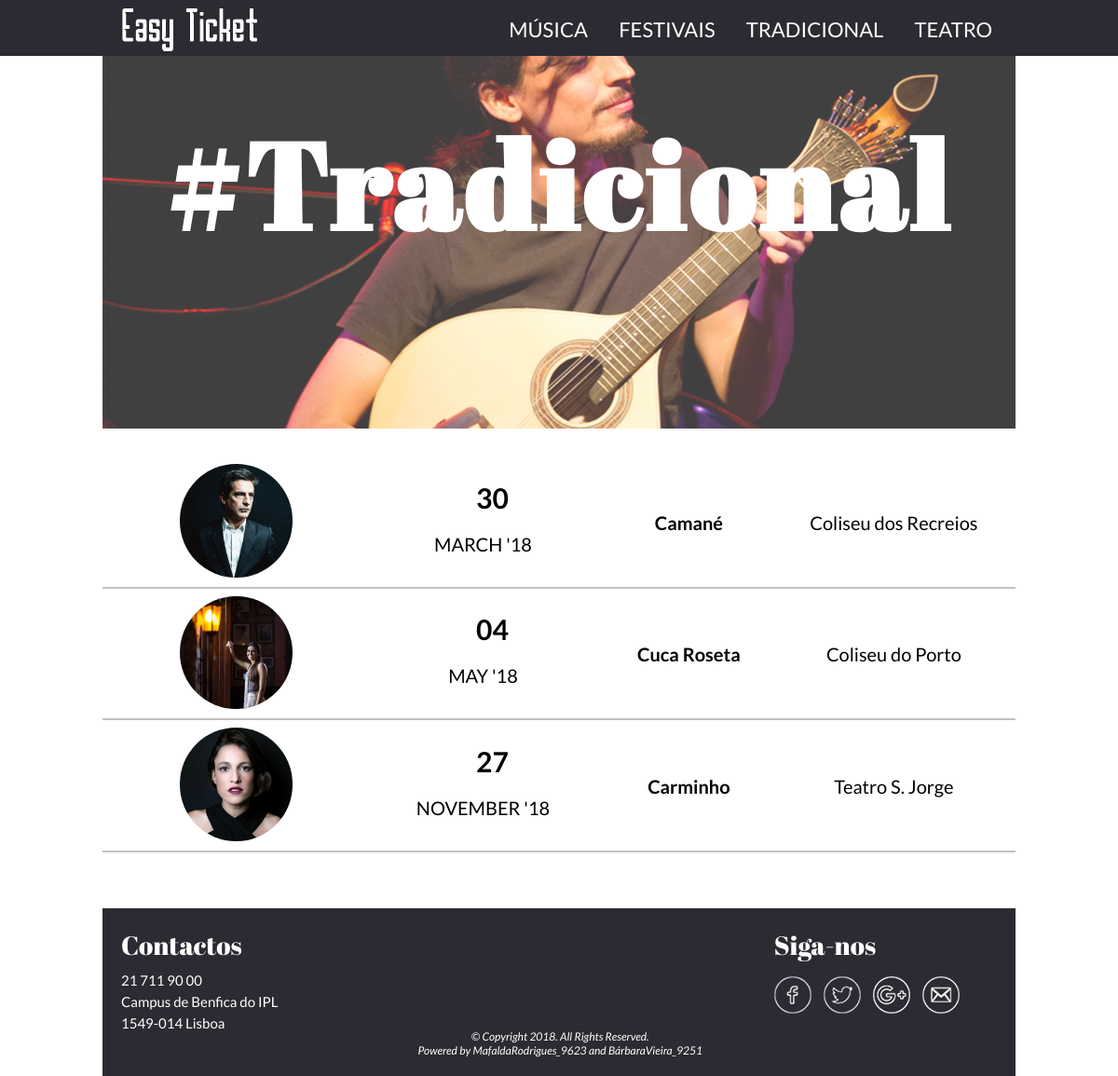
The page /tradicional.php on the database its author committed.
### tables this page shows
CREATE TABLE IF NOT EXISTS `eventos` (
  `id` int(11) unsigned NOT NULL AUTO_INCREMENT,
  `titulo` varchar(255) NOT NULL,
  `data` datetime DEFAULT NULL,
  `local` varchar(255) DEFAULT NULL,
  `imagem` varchar(255) DEFAULT NULL,
  `descricao` text,
  `popularidade` int(11) DEFAULT '0',
  `categoria` int(11) DEFAULT NULL,
  PRIMARY KEY (`id`),
  UNIQUE KEY `id` (`id`),
  KEY `categoria` (`categoria`)
);

### tradicional.php (the view, shortened to what this page needs)
<?php
$ligacao = mysqli_connect('localhost','root','','easy_ticket');
mysqli_set_charset($ligacao, 'utf8');
$consulta = mysqli_query($ligacao, "SELECT * FROM eventos WHERE categoria=3 ORDER BY data");
$tradicional = array();
while ($linha = mysqli_fetch_assoc($consulta) ){
	$tradicional[] = $linha;
}
?>
<!DOCTYPE html>
<html>
<head>
    <link type="text/css" rel="stylesheet" href="css/style.css" />
</head>
<body>
	<header id="cabecalho">
<div id="contentor">
	<header id="cabecalho">
		<a href="index.php">
			<img src="images/logo.png" id="logo" class="left"/>
		</a>
		<nav id="menu" class="right">
			<a href="musica.php">Música</a>
			<a href="festivais.php">Festivais</a>
			<a href="tradicional.php">Tradicional</a>
			<a href="teatro.php">Teatro</a>
		</nav>
	</header>
	<header id="intro_tradicional">
		<h1 id="intro_varios_tradicional">#Tradicional</h1>
	</header>
	<section>
		<div id="musica_conteudo">
			<table cellspacing="0">
<?php for ($i=0; $i<count($tradicional); $i++) {
				$data = date_create($tradicional[$i]['data'])
				?>
					<tr onclick='showModal("modal-<?php echo $tradicional[$i]['id']; ?>");'>
						<td>
							<img class="img" src="images/<?php echo $tradicional[$i]['imagem']; ?>"/>
						</td>
							<td>
								<h1 class="proximos_dia"><?php echo date_format($data, 'd'); ?></h1>
							<p class="proximos_mes"><?php echo date_format($data, 'F') . ' \'' . date_format($data, 'y'); ?></p>
							</td>
							<td class="artista"><?php echo $tradicional[$i]['titulo']; ?></td>
							<td><?php echo $tradicional[$i]['local']; ?></td>
					</tr>
			<?php } ?>
		</table>
		</div>
	</section>
	<footer id="rodape">
		<div id="contactos">
			<h1>Contactos</h1>
			<p>21 711 90 00</p>
			<p>Campus de Benfica do IPL</p>
			<p>1549-014 Lisboa</p>
		</div>
		<div id="redes_sociais">
			<h1>Siga-nos</h1>
			<a href="https://www.facebook.com/">
				<img src="images/facebook.png"/>
			</a>
			<a href="https://twitter.com/?lang=pt_pt">
				<img src="images/twitter.png"/>
			</a>
			<a href="https://plus.google.com">
				<img src="images/google+.png"/>
			</a>
			<a href="https://mail.google.com">
				<img src="images/email.png"/>
			</a>
		</div>
		<div id="copy">
			<p>&copy Copyright 2018. All Rights Reserved.</p><p>Powered by MafaldaRodrigues_9623 and BárbaraVieira_9251</p>
		</div>
	</footer>
</div>
</body>
</html>

### css/style.css (style rules this page uses)
body { margin:0; font-family:'Lato', sans-serif; font-size:16px; background-color: #FFF; }
html { margin:0; top:0; }
* { box-sizing:border-box; }
a { text-decoration:none; }
h1 { margin:0; font-weight: normal; }
p { margin:0; }
.right { float:right; }
.left { float:left; }
#contentor { width:980px; margin:0 auto; background-color: #FFF; }
#cabecalho { background-color: #2c2b33; height: 60px; margin:0; z-index:20; }
#logo { width:15%; margin-left:20px; }
#menu { margin-top: 18px; }
#menu a { color:#FFF; text-transform: uppercase; font-size:22px; margin-left:30px; }
#menu a:last-child { margin-right: 25px; }
.img { border-radius:50%; border:0.5px solid #FFF; width:50%; }
table { width:100%; padding:0; text-align: center; }
td { border-bottom:2px solid #c1c1c1; padding:7px 20px 5px 20px; font-size:20px; }
.proximos_dia { margin-left:10px; font-weight: bold; }
.proximos_mes { text-transform: uppercase; font-size: 20px; margin-top: 20px; margin-bottom: 10px; margin-left:10px; margin-right:20px; }
.artista { font-weight: bold; }
#rodape { background-color:#2c2b33; color:#FFF; padding:20px; height: 180px; }
#contactos { float:left; }
#contactos h1 { font-family: 'Abril Fatface', cursive; font-weight: normal; font-size:28px; margin-bottom: 10px; }
#contactos p { font-size:15px; margin-bottom:5px; }
#redes_sociais { float:right; margin-right:30px; }
#redes_sociais h1 { font-family: 'Abril Fatface', cursive; font-weight: normal; font-size:28px; }
#redes_sociais img { margin-right:10px; margin-top:15px; }
#copy { margin-top:110px; margin-bottom:10px; text-align:center; display:inline-block; margin-left:150px; }
#copy p { font-style:italic; font-size:12px; }
#musica_conteudo { margin-bottom: 60px; }
#intro_varios_tradicional { font-size:130px; text-align:center; color:#FFF; padding-top:50px; font-weight: bolder; font-family: 'Abril Fatface', cursive; color:#FFF; letter-spacing:5px; }
#intro_tradicional { background-image:url(../images/tradicional.png); background-position: center; background-repeat: none; height: 400px; margin-bottom: 30px; }

### rows shown on the page
eventos: imagem (picture), data "30", data "MARCH", data "18", titulo "Camané", local "Coliseu dos Recreios"
eventos: imagem (picture), data "04", data "MAY", data "18", titulo "Cuca Roseta", local "Coliseu do Porto"
eventos: imagem (picture), data "27", data "NOVEMBER", data "18", titulo "Carminho", local "Teatro S. Jorge"
